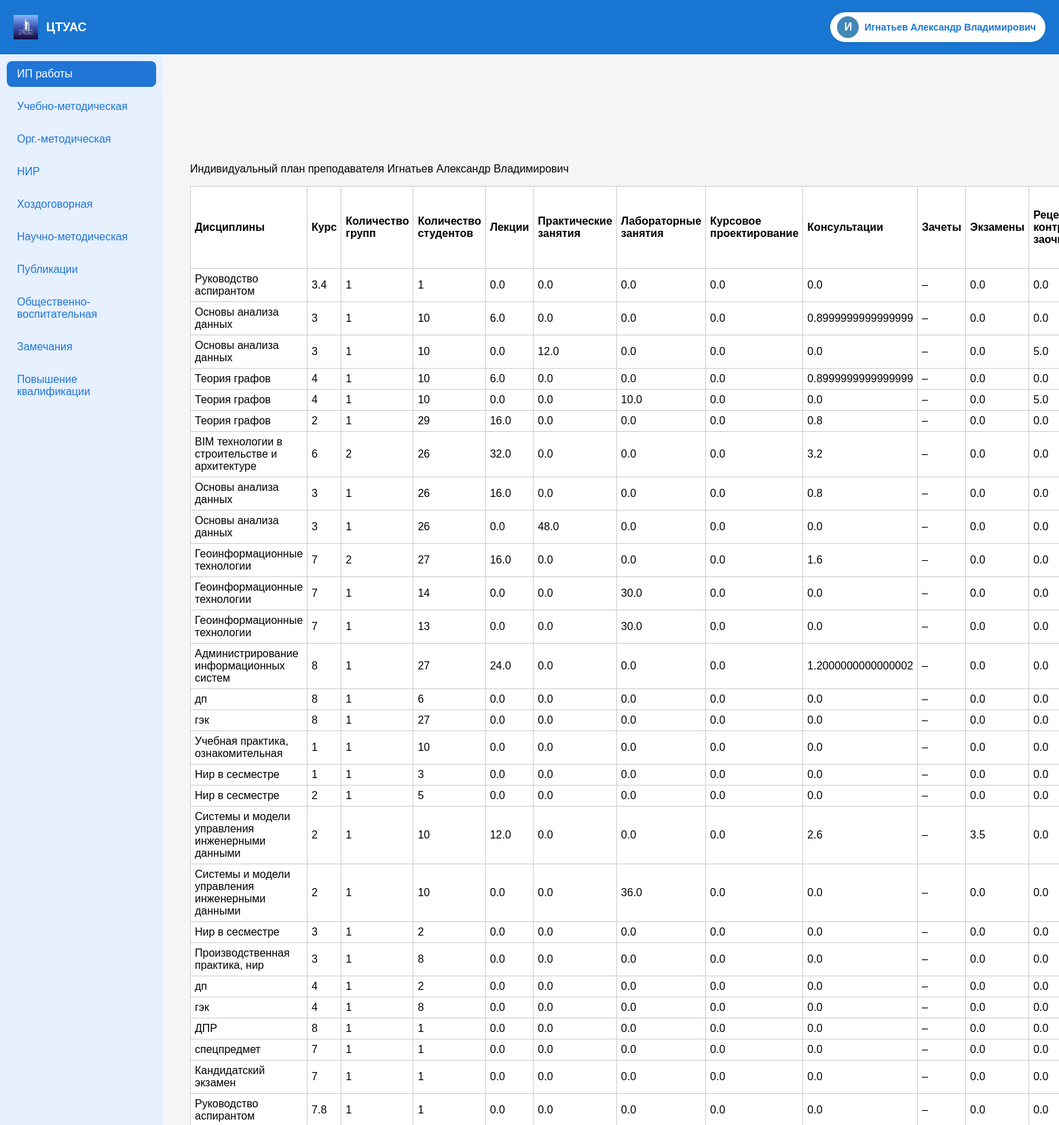
The app's page / (signed in, upper part) with its own data.
### main/models.py (models this page shows, shortened)
class Teacher(models.Model):
    TYPE_CHOICES = [
        ('Внутр', 'Внутр'),
        ('Шт', 'Шт'),
    ]
    full_name = models.CharField("ФИО", max_length=255)
    teacher_type = models.CharField("Тип", max_length=10, choices=TYPE_CHOICES)
    position = models.CharField("Должность", max_length=100)
    rate = models.CharField("Ставка", max_length=10)
    degree = models.CharField("Степень", max_length=100, blank=True, null=True)
    rank = models.CharField("Звание", max_length=100, blank=True, null=True)
    email = models.EmailField("Почта", blank=True, null=True)
    phone = models.CharField("Телефон", max_length=50, blank=True, null=True)
    birthday = models.DateField("День рождения", blank=True, null=True)
    address = models.TextField("Домашний адрес", blank=True, null=True)
    user = models.OneToOneField(User, on_delete=models.SET_NULL, null=True, blank=True)

class TeachingLoad(models.Model):
    teacher = models.ForeignKey(Teacher, on_delete=models.CASCADE)
    discipline = models.CharField(max_length=255)
    course = models.CharField(max_length=10)
    groups = models.CharField(max_length=100)
    students = models.IntegerField(default=0)
    lectures = models.FloatField(default=0)
    practice = models.FloatField(default=0)
    labs = models.FloatField(default=0)
    coursework = models.FloatField(default=0)
    consultations = models.FloatField(default=0)
    exams = models.FloatField(default=0)
    review_work = models.FloatField(default=0)
    practice_supervision = models.FloatField(default=0)
    thesis_supervision = models.FloatField(default=0)
    gak = models.FloatField(default=0)
    admission = models.FloatField(default=0)
    phd_supervision = models.FloatField(default=0)
    org_work = models.FloatField(default=0)
    rating = models.FloatField(default=0)
    @property
    def total_hours(self):
        return sum(filter(None, [
            self.lectures,
            self.practice,
            self.labs,
            self.coursework,
            self.consultations,
            self.exams,
            self.review_work,
            self.practice_supervision,
            self.org_work,
            self.thesis_supervision,
            self.gak,
            self.admission,
            self.phd_supervision,
        ]))

### main/views.py (the view, shortened to what this page needs)
# urls.py: path('', views.dashboard, name='dashboard'),
def dashboard(request):
    tab = request.GET.get('tab') or request.POST.get('active_tab') or '1'
    if not request.user.is_authenticated:
        return redirect('login')
    if request.user.is_superuser:
        staff_users = User.objects.filter(Q(is_staff=True) | Q(teacher__isnull=False)).distinct()
        teachers = Teacher.objects.all()
        selected_teacher = None
        selected_teacher_id = request.session.get('selected_teacher_id')
        print("ID из сессии:", selected_teacher_id)
        if selected_teacher_id:
            try:
                selected_teacher = Teacher.objects.get(id=selected_teacher_id)
                print("Найден преподаватель:", selected_teacher.full_name)
            except Teacher.DoesNotExist:
                print("Преподаватель не найден")
                request.session.pop('selected_teacher_id', None)
        teachingload = TeachingLoad.objects.filter(teacher=selected_teacher) if selected_teacher else TeachingLoad.objects.none()
        print("TeachingLoad найдено записей:", teachingload.count())
        edu_methodwork = EducationalMethodicalWork.objects.filter(teacher=selected_teacher) if selected_teacher else []
        org_methodwork = OrganizationalMethodicalWork.objects.filter(teacher=selected_teacher) if selected_teacher else []
        sci_researchwork = ResearchWork.objects.filter(teacher=selected_teacher) if selected_teacher else []
        contractwork = ContractResearchWork.objects.filter(teacher=selected_teacher) if selected_teacher else []
        sci_methodwork = ScientificMethodicalWork.objects.filter(teacher=selected_teacher) if selected_teacher else []
        published_sciwork = PublishedSciWork.objects.filter(teacher=selected_teacher) if selected_teacher else []
        social_eduwork = SocialEducationalWork.objects.filter(teacher=selected_teacher) if selected_teacher else []
        remark = TeacherRemark.objects.filter(teacher=selected_teacher) if selected_teacher else []
        raising = Raising.objects.filter(teacher=selected_teacher) if selected_teacher else []
        recommendation = Recommendation.objects.filter(teacher=selected_teacher) if selected_teacher else []
        return render(request, 'main/admin_dashboard.html', {
            'active_tab': int(tab),
            'staff_users': staff_users,
            'teachers': teachers,
            'teachingload': teachingload,
            'edu_methodwork': edu_methodwork,
            'org_methodwork': org_methodwork,
            'sci_researchwork': sci_researchwork,
            'contractwork': contractwork,
            'sci_methodwork': sci_methodwork,
            'published_sciwork': published_sciwork,
            'social_eduwork': social_eduwork,
            'remark': remark,
            'raising': raising,
            'recommendation': recommendation,
            'selected_teacher': selected_teacher,
        })
    elif request.user.is_staff and not request.user.is_superuser:
        return teacher_dashboard(request, tab=tab)
    return HttpResponseForbidden("Доступ запрещён.")

### main/templates/main/teacher_dashboard.html (shortened to what this page needs)
<!DOCTYPE html>
<html lang="ru">
<head>
</head>
<body>
<div class="topbar">
  <div class="topbar-left">
    <img src="/static/images/vstu-logo.jpg" alt="Логотип" class="logo">
    <span class="brand-name">ЦТУАС</span>
  </div>
  <div class="user-box" id="userDropdown">
    <div class="avatar-circle" onclick="toggleDropdown()">
      {{ last_initial }}
    </div>
    <span class="user-name" onclick="toggleDropdown()">{{ request.user.teacher.full_name }}</span>
  </div>
</div>
<div class="layout">
  <div class="sidebar">
  <div class="tab-button {% if active_tab == 1 %}active{% endif %}" onclick="showTab(1)">ИП работы</div>
  <div class="tab-button {% if active_tab == 2 %}active{% endif %}" onclick="showTab(2)">Учебно-методическая</div>
  <div class="tab-button {% if active_tab == 3 %}active{% endif %}" onclick="showTab(3)">Орг.-методическая</div>
  <div class="tab-button {% if active_tab == 4 %}active{% endif %}" onclick="showTab(4)">НИР</div>
  <div class="tab-button {% if active_tab == 5 %}active{% endif %}" onclick="showTab(5)">Хоздоговорная</div>
  <div class="tab-button {% if active_tab == 6 %}active{% endif %}" onclick="showTab(6)">Научно-методическая</div>
  <div class="tab-button {% if active_tab == 7 %}active{% endif %}" onclick="showTab(7)">Публикации</div>
  <div class="tab-button {% if active_tab == 8 %}active{% endif %}" onclick="showTab(8)">Общественно-воспитательная</div>
  <div class="tab-button {% if active_tab == 9 %}active{% endif %}" onclick="showTab(9)">Замечания</div>
  <div class="tab-button {% if active_tab == 10 %}active{% endif %}" onclick="showTab(10)">Повышение квалификации</div>
</div>
<div class="main-content">
  <div class="tab-container" id="tabContents">
    <div class="tab-content {% if active_tab == 1 %}active{% endif %}" id="tab1">
      <p style="margin-top: 200px;">Индивидуальный план преподавателя {{ request.user.teacher.full_name }}</p>
      <table>
                <tr>
                    <th>Дисциплины</th>
                    <th>Курс</th>
                    <th>Количество групп</th>
                    <th>Количество студентов</th>
                    <th>Лекции</th>
                    <th>Практические занятия</th>
                    <th>Лабораторные занятия</th>
                    <th>Курсовое проектирование</th>
                    <th>Консультации</th>
                    <th>Зачеты</th>
                    <th>Экзамены</th>
                    <th>Рецензирование контр.работ заочников</th>
                </tr>
                {% for d in teachingload %}
                <tr>
                    <td>{{ d.discipline }}</td>
                    <td>{{ d.course }}</td>
                    <td>{{ d.groups }}</td>
                    <td>{{ d.students }}</td>
                    <td>{{ d.lectures }}</td>
                    <td>{{ d.practice }}</td>
                    <td>{{ d.labs }}</td>
                    <td>{{ d.coursework }}</td>
                    <td>{{ d.consultations }}</td>
                    <td>–</td>
                    <td>{{ d.exams }}</td>
                    <td>{{ d.review_work }}</td>
                </tr>
                {% endfor %}
          </table>
    </div>
</div>
</div>
</div>
</body>
</html>

### main/templates/main/teacher_dashboard.html (style rules this page uses)
body { font-family: Arial, sans-serif; background-color: #f5f5f5; margin: 0; padding: 20px; }
table { border-collapse: collapse; width: 100%; margin-top: 10px; background-color: #fff; }
th, td { border: 1px solid #ccc; padding: 6px; text-align: left; }
.topbar { display: flex; justify-content: space-between; align-items: center; background-color: #1976d2; padding: 10px 20px; height: 60px; color: white; position: fixed; top: 0; left: 0; right: 0; z-index: 1000; }
.topbar-left { display: flex; align-items: center; }
.logo { height: 36px; margin-right: 12px; }
.brand-name { font-size: 18px; font-weight: bold; color: white; }
.user-box { display: flex; align-items: center; background-color: white; border-radius: 999px; padding: 6px 14px 6px 10px; position: relative; cursor: pointer; box-shadow: 0 0 5px rgba(0,0,0,0.1); }
.avatar-circle { width: 32px; height: 32px; background-color: #4187b8; color: white; border-radius: 50%; font-weight: bold; font-size: 16px; display: flex; align-items: center; justify-content: center; margin-right: 8px; }
.user-name { font-weight: 600; font-size: 14px; color: #1976d2; white-space: nowrap; }
.layout { display: flex; flex-wrap: nowrap; gap: 20px; }
.sidebar { width: 220px; background-color: #e6f0ff; padding: 20px 10px; position: fixed; top: 70px; bottom: 0; left: 0; overflow-y: auto; border-top-right-radius: 10px; border-bottom-right-radius: 10px; }
.tab-button { background-color: transparent; color: #2075d6; padding: 10px 15px; margin-bottom: 10px; border-radius: 8px; cursor: pointer; transition: background 0.3s; font-weight: 500; }
.tab-button.active { background-color: #2075d6; color: white; }
.main-content { margin-left: 240px; padding: 20px; }

### records on screen
TeachingLoad: discipline "Руководство аспирантом", course "3.4", groups "1", students "1", lectures "0.0", practice "0.0", labs "0.0", coursework "0.0", consultations "0.0", exams "0.0", review_work "0.0"
TeachingLoad: discipline "Основы анализа данных", course "3", groups "1", students "10", lectures "6.0", practice "0.0", labs "0.0", coursework "0.0", consultations "0.8999999999999999", exams "0.0", review_work "0.0"
TeachingLoad: discipline "Основы анализа данных", course "3", groups "1", students "10", lectures "0.0", practice "12.0", labs "0.0", coursework "0.0", consultations "0.0", exams "0.0", review_work "5.0"
TeachingLoad: discipline "Теория графов", course "4", groups "1", students "10", lectures "6.0", practice "0.0", labs "0.0", coursework "0.0", consultations "0.8999999999999999", exams "0.0", review_work "0.0"
TeachingLoad: discipline "Теория графов", course "4", groups "1", students "10", lectures "0.0", practice "0.0", labs "10.0", coursework "0.0", consultations "0.0", exams "0.0", review_work "5.0"
TeachingLoad: discipline "Теория графов", course "2", groups "1", students "29", lectures "16.0", practice "0.0", labs "0.0", coursework "0.0", consultations "0.8", exams "0.0", review_work "0.0"
TeachingLoad: discipline "BIM технологии в строительстве и архитектуре", course "6", groups "2", students "26", lectures "32.0", practice "0.0", labs "0.0", coursework "0.0", consultations "3.2", exams "0.0", review_work "0.0"
TeachingLoad: discipline "Основы анализа данных", course "3", groups "1", students "26", lectures "16.0", practice "0.0", labs "0.0", coursework "0.0", consultations "0.8", exams "0.0", review_work "0.0"
TeachingLoad: discipline "Основы анализа данных", course "3", groups "1", students "26", lectures "0.0", practice "48.0", labs "0.0", coursework "0.0", consultations "0.0", exams "0.0", review_work "0.0"
TeachingLoad: discipline "Геоинформационные технологии", course "7", groups "2", students "27", lectures "16.0", practice "0.0", labs "0.0", coursework "0.0", consultations "1.6", exams "0.0", review_work "0.0"
TeachingLoad: discipline "Геоинформационные технологии", course "7", groups "1", students "14", lectures "0.0", practice "0.0", labs "30.0", coursework "0.0", consultations "0.0", exams "0.0", review_work "0.0"
TeachingLoad: discipline "Геоинформационные технологии", course "7", groups "1", students "13", lectures "0.0", practice "0.0", labs "30.0", coursework "0.0", consultations "0.0", exams "0.0", review_work "0.0"
TeachingLoad: discipline "Администрирование информационных систем", course "8", groups "1", students "27", lectures "24.0", practice "0.0", labs "0.0", coursework "0.0", consultations "1.2000000000000002", exams "0.0", review_work "0.0"
TeachingLoad: discipline "дп", course "8", groups "1", students "6", lectures "0.0", practice "0.0", labs "0.0", coursework "0.0", consultations "0.0", exams "0.0", review_work "0.0"
TeachingLoad: discipline "гэк", course "8", groups "1", students "27", lectures "0.0", practice "0.0", labs "0.0", coursework "0.0", consultations "0.0", exams "0.0", review_work "0.0"
TeachingLoad: discipline "Учебная практика, ознакомительная", course "1", groups "1", students "10", lectures "0.0", practice "0.0", labs "0.0", coursework "0.0", consultations "0.0", exams "0.0", review_work "0.0"
TeachingLoad: discipline "Нир в сесместре", course "1", groups "1", students "3", lectures "0.0", practice "0.0", labs "0.0", coursework "0.0", consultations "0.0", exams "0.0", review_work "0.0"
TeachingLoad: discipline "Нир в сесместре", course "2", groups "1", students "5", lectures "0.0", practice "0.0", labs "0.0", coursework "0.0", consultations "0.0", exams "0.0", review_work "0.0"
TeachingLoad: discipline "Системы и модели управления инженерными данными", course "2", groups "1", students "10", lectures "12.0", practice "0.0", labs "0.0", coursework "0.0", consultations "2.6", exams "3.5", review_work "0.0"
TeachingLoad: discipline "Системы и модели управления инженерными данными", course "2", groups "1", students "10", lectures "0.0", practice "0.0", labs "36.0", coursework "0.0", consultations "0.0", exams "0.0", review_work "0.0"
TeachingLoad: discipline "Нир в сесместре", course "3", groups "1", students "2", lectures "0.0", practice "0.0", labs "0.0", coursework "0.0", consultations "0.0", exams "0.0", review_work "0.0"
TeachingLoad: discipline "Производственная практика, нир", course "3", groups "1", students "8", lectures "0.0", practice "0.0", labs "0.0", coursework "0.0", consultations "0.0", exams "0.0", review_work "0.0"
TeachingLoad: discipline "дп", course "4", groups "1", students "2", lectures "0.0", practice "0.0", labs "0.0", coursework "0.0", consultations "0.0", exams "0.0", review_work "0.0"
TeachingLoad: discipline "гэк", course "4", groups "1", students "8", lectures "0.0", practice "0.0", labs "0.0", coursework "0.0", consultations "0.0", exams "0.0", review_work "0.0"
TeachingLoad: discipline "ДПР", course "8", groups "1", students "1", lectures "0.0", practice "0.0", labs "0.0", coursework "0.0", consultations "0.0", exams "0.0", review_work "0.0"
TeachingLoad: discipline "спецпредмет", course "7", groups "1", students "1", lectures "0.0", practice "0.0", labs "0.0", coursework "0.0", consultations "0.0", exams "0.0", review_work "0.0"
TeachingLoad: discipline "Кандидатский экзамен", course "7", groups "1", students "1", lectures "0.0", practice "0.0", labs "0.0", coursework "0.0", consultations "0.0", exams "0.0", review_work "0.0"
TeachingLoad: discipline "Руководство аспирантом", course "7.8", groups "1", students "1", lectures "0.0", practice "0.0", labs "0.0", coursework "0.0", consultations "0.0", exams "0.0", review_work "0.0"

### other values on screen
{{ last_initial }} "И"
{{ request.user.teacher.full_name }} "Игнатьев Александр Владимирович"
